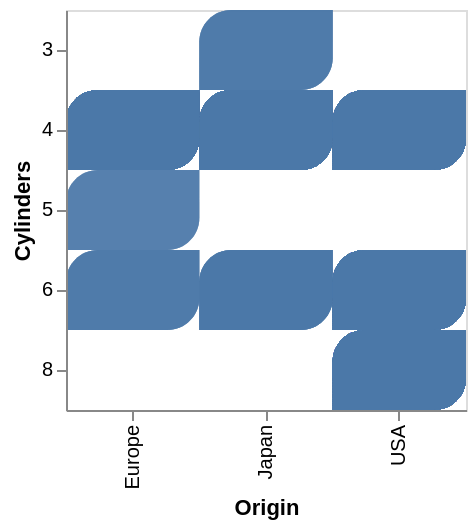

Write a Vega-Lite specification for this figure.
### Vega-Lite specification from a JSON file in a GitHub repository (floating-point values rounded to 4 significant figures; data arrays with more than 128 entries replaced by an {"elided": "..."} marker saying what was removed)
{"$schema": "https://vega.github.io/schema/vega-lite/v5.json", "data": {"values": {"elided": "406 records"}}, "encoding": {"x": {"field": "Origin", "type": "nominal"}, "y": {"field": "Cylinders", "type": "ordinal"}}, "height": 200, "mark": {"cornerRadius": 16, "cornerRadiusBottomLeft": 0, "cornerRadiusTopRight": 0, "opacity": 0.6, "size": 30, "type": "rect"}, "width": 200}
